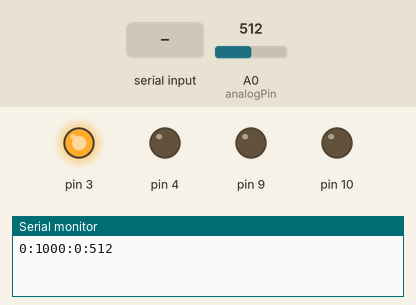
Bench run of a sketch on a simulated Arduino Uno, built with avr-gcc and run on an emulated ATmega328P. Parts: output pins drawn as LEDs (lit = HIGH), the last lines printed to the serial monitor. The test bench sets the inputs (shaded band); at power-on: A0 (analogPin) = 512.

Above: at 1.2 s.
1.3 s: "30,150\n" received over Serial
4.3 s: "90,45\n" received over Serial
At 4.9 s:
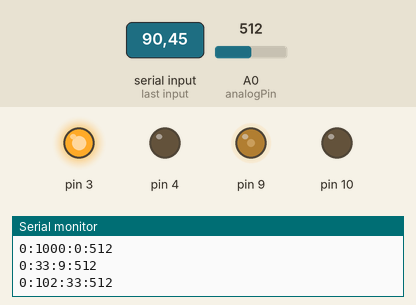
5.8 s: "30,150\n" received over Serial
At 5.95 s:
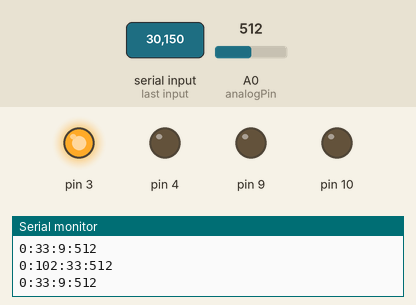
8.8 s: "0\n" received over Serial
Timing chart, 0 to 11.3 s (numbered marks = the images above; inputs shaded):
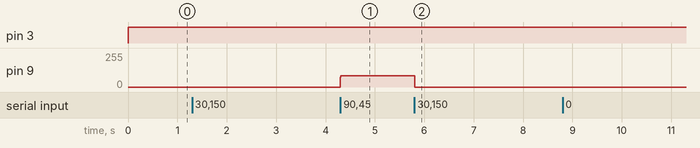

The sketch:

arduino.ino
```cpp
#define analogPin A0
String readString;
int potRead = 0;
unsigned int val = 0;
unsigned int freq;
unsigned int duty;
int rotation = 0;
int dutyPy;
const int MaxChars = 6; // Max number of characters to read from serial port
char strValue[MaxChars+1]; // String to hold the incoming data
int index = 0; // Index for the string
String serialOutput="";
String lastSerialOutput="";
int frequency;
int lastPot =0;
void setup() {
  pinMode(9, OUTPUT);
  pinMode(10, OUTPUT);
  pinMode(3, OUTPUT);
  pinMode(4, OUTPUT);
  TCCR1A = 0; //reset the register
  TCCR1B = 0; //reset the register
  TCCR1A |= (1<<WGM11)| (1<<COM1A1);
  TCCR1B |= (1<<CS11)|(1<< WGM12)|(1<< WGM13);

  //Fast PWM mode activated, with 1 prescaler, the TOP determined by ICR1.
  //Clear OCR1A/OCR1B on Compare Match when upcounting. Set OCR1A/OCR1B on Compare Match when downcounting.
  Serial.begin(115200);  // initialize serial communication at 115200 bps
//Try to increase communication speed
}
void loop() {

  if (bitRead(val, 15) == 0)
  {
    rotation = 0;
    digitalWrite(3, HIGH);
    digitalWrite(4, LOW);
  }
  else
  {
    rotation = 1;
    digitalWrite(4, HIGH);
    digitalWrite(3, LOW);
  }
freq = val;
duty = val;
freq = freq % 32768;
freq = freq / 64;
duty %= 64;
ICR1 = map(freq, 0, 511, 1999, 65535);
OCR1A = map(duty, 0, 63, 0, ICR1);
potRead = analogRead(analogPin);  //read the input pin A0

if (abs(lastPot-potRead)>=3){
  lastPot = potRead;

}
frequency=2000000/(ICR1+1);
dutyPy = map(duty,0,63,0,100);

delay(10);

serialOutput = String(rotation);
serialOutput += ":";
serialOutput += String(frequency);
serialOutput += ":";
serialOutput += String(dutyPy);
serialOutput += ":";
serialOutput += String(lastPot);
if (serialOutput != lastSerialOutput){
  Serial.println(serialOutput);
  lastSerialOutput = serialOutput;
}

}
void serialEvent()
{
  /*
  This function is called whenever there is data available on the serial port.
  It reads the incoming data and changes variable onTime to control the servo with pwm.
  */

  while(Serial.available()) {
    char ch = Serial.read(); // Read the incoming character from the serial port
        if(index < MaxChars && isDigit(ch)) {  // If the character is a digit and the index is less than the max number of characters
            strValue[index++] = ch; // Add the character to the string
      } else { // If the character is not a digit or the index is greater than the max number of characters

            strValue[index] = 0;  // Null terminate the string
            val = atoi(strValue); // Convert the string to an integer value

      }


  }
   index = 0; // Reset the index
}
```

Measured:
- after the input at 4.3 s, pin 9: 0/255 → 85/255 at once
- after the input at 5.8 s, pin 9: 85/255 → 0/255 at once
